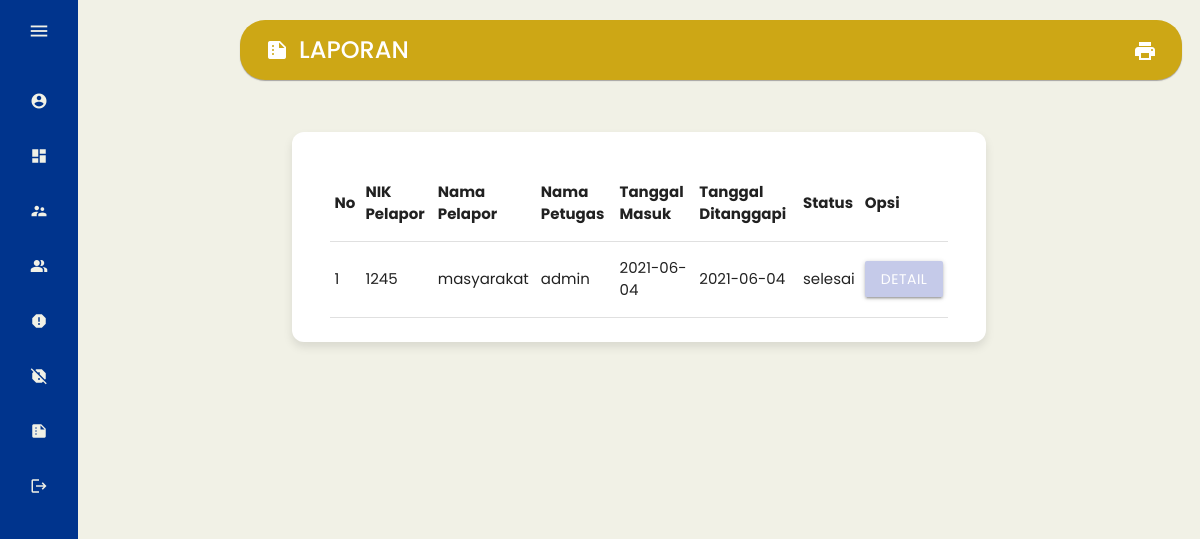
The page /page/admin/index.php?p=laporan (signed in) on the database its author committed.
### tables this page shows
CREATE TABLE `pengaduan` (
  `id_pengaduan` int(5) NOT NULL,
  `tgl_pengaduan` varchar(20) NOT NULL,
  `nik` varchar(16) NOT NULL,
  `isi_laporan` text NOT NULL,
  `foto` varchar(255) NOT NULL,
  `status` enum('proses','selesai') NOT NULL
);

CREATE TABLE `masyarakat` (
  `nik` varchar(16) NOT NULL,
  `nama` varchar(35) NOT NULL,
  `username` varchar(25) NOT NULL,
  `password` varchar(255) NOT NULL,
  `telp` varchar(13) NOT NULL,
  `umur` int(11) NOT NULL
);

CREATE TABLE `petugas` (
  `id_petugas` int(5) NOT NULL,
  `nama_petugas` varchar(30) NOT NULL,
  `username` varchar(30) NOT NULL,
  `password` varchar(255) NOT NULL,
  `telp_petugas` varchar(13) NOT NULL,
  `level` enum('admin','petugas') NOT NULL
);

CREATE TABLE `tanggapan` (
  `id_tanggapan` int(5) NOT NULL,
  `id_pengaduan` int(5) NOT NULL,
  `tgl_tanggapan` varchar(20) NOT NULL,
  `tanggapan` text NOT NULL,
  `id_petugas` int(5) NOT NULL
);

### page/admin/laporan.php (the view, shortened to what this page needs)
<section class="home_content">
    <nav>
        <div class="sidebar-button">
            <i class='material-icons small'>summarize</i>
            <span class="white-text center-align">LAPORAN</span>
        </div>
        <div class="icon">
        <a class="waves-effect waves-light" href="cetak.php" target="_BLANK"><i class='material-icons small'>print</i></a>
        </div>
    </nav>
    <div class="container">
        <div class="row">
            <div class="col card-large">
                <div class="card ">
                    <div class="card-content">
					<table id="example" class="display" width="100%">
                    <thead>
                        <tr>
                            <th>No</th>
                            <th>NIK Pelapor</th>
                            <th>Nama Pelapor</th>
                            <th>Nama Petugas</th>
                            <th>Tanggal Masuk</th>
                            <th>Tanggal Ditanggapi</th>
                            <th>Status</th>
                            <th>Opsi</th>
                        </tr>
                    </thead>
                    <tbody>
                    <?php
                        $no=1;
                        $query = mysqli_query($koneksi,"SELECT * FROM pengaduan INNER JOIN masyarakat ON pengaduan.nik=masyarakat.nik INNER JOIN tanggapan ON tanggapan.id_pengaduan=pengaduan.id_pengaduan INNER JOIN petugas ON tanggapan.id_petugas=petugas.id_petugas ORDER BY tgl_pengaduan DESC");
                        while ($r=mysqli_fetch_assoc($query)) { ?>
                        <tr>
                            <td><?php echo $no++; ?></td>
                            <td><?php echo $r['nik']; ?></td>
                            <td><?php echo $r['nama']; ?></td>
                            <td><?php echo $r['nama_petugas']; ?></td>
                            <td><?php echo $r['tgl_pengaduan']; ?></td>
                            <td><?php echo $r['tgl_tanggapan']; ?></td>
                            <td><?php echo $r['status']; ?></td>
                            <td>
                                <a class="btn indigo lighten-4 modal-trigger" href="#laporan?id_tanggapan=<?php echo $r['id_tanggapan'] ?>">Detail</a>
                            </td>
                        </tr>
                            <?php
                                }
                            ?>
                        </tbody>
                        </table>
                    </div>
                </div>
            </div>
        </div>
    </div>
</section>

### css/styleadmin.css (style rules this page uses)
* { margin: 0; padding: 0; box-sizing: border-box; font-family: "Poppins" , sans-serif; }
:root { --black-color:#11101d; --white-color: #F1F1E6; --light-black: #F1F1E6; --blue-color:#00348d; --dark-yellow: #CDA715; }
body { position: relative; min-height: 100vh; width: 100%; overflow: hidden; }
.home_content { position:absolute; height:100%; width:calc(100% - 78px); left:78px; background:var(--light-black); padding:20px; transition:all 0.5s ease; }
.home_content nav { display: flex; justify-content: space-between; height: 60px; background: var(--dark-yellow); width:calc(85% - 78px); align-items: center; position: fixed; border-radius: 25px; left: 240px; z-index: 100; padding: 0 25px 0 25px; box-shadow: 0 1px 1px rgba(149, 147, 147, 0.815); transition: all 0.5s ease; }
.home_content nav .sidebar-button { display: flex; align-items: center; font-size: 24px; font-weight: 500; }
nav .sidebar-button i { font-size: 35px; margin-right: 10px; }
.home_content .container { position: relative; padding-top: 104px; }
.container .row { display: flex; align-items: center; justify-content: space-between; flex-wrap: wrap; padding: 0 20px; margin-bottom: 26px; }
.row .card { display: flex; align-items: center; justify-content: center; background: #fff; padding: 10px 14px 0 ; border-radius: 12px; box-shadow: 0 5px 10px rgba(0,0,0,0.1); }

### rows shown on the page
pengaduan: masyarakat.nik "1245", masyarakat.nama "masyarakat", petugas.nama_petugas "admin", tgl_pengaduan "2021-06-04", tanggapan.tgl_tanggapan "2021-06-04", status "selesai"
